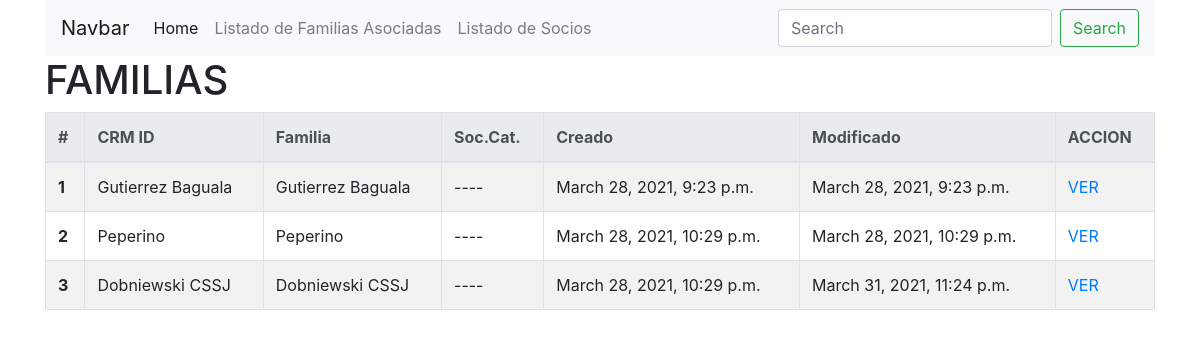
/socios/familias (signed in), run on the app's committed database.
### socios/models.py (models this page shows)
class Familia(models.Model):
    familia_crm_id = models.CharField(max_length=50)
    crm_id = models.IntegerField(unique=True) # unique=True
    direccion_calle = models.CharField(max_length=50,blank=True)
    direccion_numero = models.CharField(max_length=50,blank=True)
    direccion_depto = models.CharField(max_length=50,blank=True)
    direccion_localidad = models.CharField(max_length=50,blank=True)
    direccion_provincia = models.CharField(max_length=50,blank=True)
    contacto = models.CharField(max_length=200,blank=True)
    creado = models.DateTimeField('creado',auto_now_add=True)
    actualizado = models.DateTimeField('actualizado',auto_now=True)
    def __str__(self):
        return  self.familia_crm_id

### socios/views.py (the view)
# urls.py: path('familias', views.familia_index, name='familia_listado'),
def familia_index(request):
    lista_familias = Familia.objects.all()
    socios = Socio.objects.all()
    familia_estadisticas_socios = {}
    categorias = {k:0 for k,categoria in Socio.CATEGORIAS_CHOISES }
    print(categorias)
    for socio in socios:
        if socio.familia.id not in familia_estadisticas_socios.keys():
            familia_estadisticas_socios[socio.familia.id] = {'categorias_counter': categorias.copy(), 'familia':socio.familia }
        familia_estadisticas_socios[socio.familia.id]['categorias_counter'][socio.categoria] += 1
    print(familia_estadisticas_socios)
    return render(request, 'socios/familia_listado.html', {'familias': lista_familias,'familias_categorias':familia_estadisticas_socios} )

### socios/templates/socios/familia_listado.html
{% extends "base_site.html" %}
{% block content %}
<h1>FAMILIAS</h1>
<table id="example" class="table table-striped table-bordered table-hover table-responsive-xl" style="width:100%">
    <thead class="thead-light">
      <tr>
        <th scope="col">#</th>
        <th scope="col">CRM ID</th>
        <th scope="col">Familia</th>
        <th scope="col">Soc.Cat.</th>
        <th scope="col">Creado</th>
        <th scope="col">Modificado</th>
        <th scope="col">ACCION</th>
      </tr>
    </thead>
    <tbody >
    {% for familia in familias  %}
      <tr>
        <th scope="row">{{ forloop.counter }}</th>
        <td>{{ familia.familia_crm_id }}</td>
        <td>{{ familia.familia_crm_id }}</td>
        <td>
 ----
        </td>
        <td>{{ familia.creado }}</td>
        <td>{{ familia.actualizado }}</td>
        <td><a href="{% url 'socios:familia_detalle' familia_id=familia.id %}">VER</a> </td>
      </tr>
      {% endfor %}
    </tbody>
    </table>
{% endblock content %}

### data on the page
Familia: familia_crm_id "Gutierrez Baguala", creado "March 28, 2021, 9:23 p.m.", actualizado "March 28, 2021, 9:23 p.m."
Familia: familia_crm_id "Peperino", creado "March 28, 2021, 10:29 p.m.", actualizado "March 28, 2021, 10:29 p.m."
Familia: familia_crm_id "Dobniewski CSSJ", creado "March 28, 2021, 10:29 p.m.", actualizado "March 31, 2021, 11:24 p.m."
